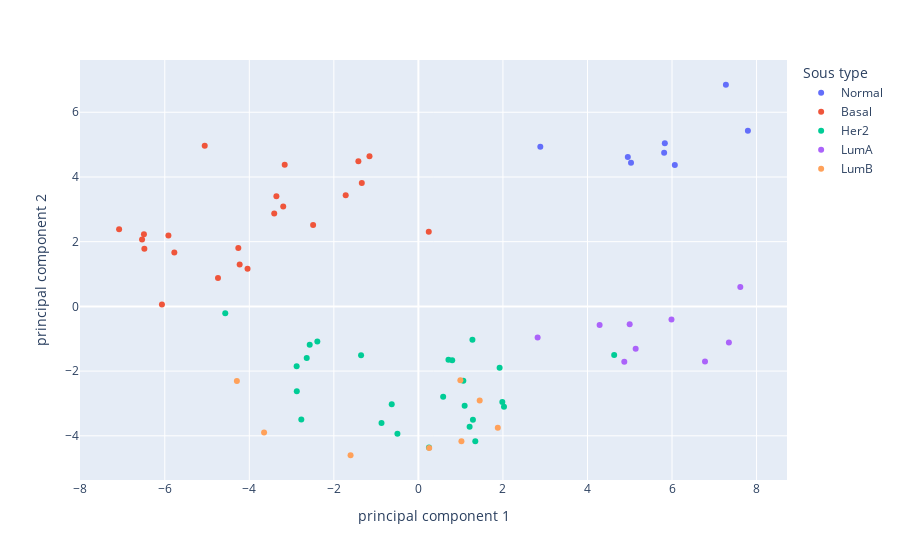

The notebook cell this image was saved under:
### Code cell
fig = px.scatter(principal_Df, x= "principal component 1", y="principal component 2", color=Y,labels={'color':'Sous type'})
fig.show()

### Figure 1 — Plotly figure (JSON) as saved in the notebook; plotly's stock layout.template omitted (floating-point values rounded to 4 significant figures)
{"data": [{"hovertemplate": "Sous type=Normal<br>principal component 1=%{x}<br>principal component 2=%{y}<extra></extra>", "legendgroup": "Normal", "marker": {"color": "#636efa", "symbol": "circle"}, "mode": "markers", "name": "Normal", "orientation": "v", "showlegend": true, "type": "scatter", "x": [5.83, 6.066, 2.885, 7.275, 5.03, 7.795, 4.954, 5.814], "xaxis": "x", "y": [5.043, 4.371, 4.932, 6.85, 4.436, 5.427, 4.616, 4.749], "yaxis": "y"}, {"hovertemplate": "Sous type=Basal<br>principal component 1=%{x}<br>principal component 2=%{y}<extra></extra>", "legendgroup": "Basal", "marker": {"color": "#EF553B", "symbol": "circle"}, "mode": "markers", "name": "Basal", "orientation": "v", "showlegend": true, "type": "scatter", "x": [-5.055, -5.914, -5.774, -1.72, -1.42, -6.493, -4.228, -3.359, -4.042, -3.198, 0.2457, -6.537, -4.26, -1.157, -6.483, -3.411, -1.339, -7.081, -4.741, -6.067, -3.163, -2.491], "xaxis": "x", "y": [4.964, 2.193, 1.664, 3.432, 4.486, 2.232, 1.296, 3.407, 1.165, 3.087, 2.308, 2.064, 1.806, 4.642, 1.782, 2.869, 3.812, 2.381, 0.876, 0.06025, 4.379, 2.514], "yaxis": "y"}, {"hovertemplate": "Sous type=Her2<br>principal component 1=%{x}<br>principal component 2=%{y}<extra></extra>", "legendgroup": "Her2", "marker": {"color": "#00cc96", "symbol": "circle"}, "mode": "markers", "name": "Her2", "orientation": "v", "showlegend": true, "type": "scatter", "x": [-4.569, -2.391, 0.8002, -1.356, 1.279, -2.571, -2.88, 4.632, 1.094, 0.2503, 1.346, 1.063, -0.4961, 0.586, 1.212, 0.7114, 1.921, 1.986, -2.77, -2.642, -2.877, 2.025, -0.631, -0.8725, 1.29], "xaxis": "x", "y": [-0.2092, -1.083, -1.664, -1.512, -1.033, -1.186, -1.852, -1.502, -3.07, -4.359, -4.172, -2.296, -3.934, -2.794, -3.719, -1.651, -1.898, -2.952, -3.496, -1.594, -2.621, -3.103, -3.024, -3.605, -3.506], "yaxis": "y"}, {"hovertemplate": "Sous type=LumA<br>principal component 1=%{x}<br>principal component 2=%{y}<extra></extra>", "legendgroup": "LumA", "marker": {"color": "#ab63fa", "symbol": "circle"}, "mode": "markers", "name": "LumA", "orientation": "v", "showlegend": true, "type": "scatter", "x": [4.287, 4.871, 5.14, 6.78, 2.821, 5.987, 7.346, 4.999, 7.616], "xaxis": "x", "y": [-0.5737, -1.709, -1.308, -1.702, -0.9608, -0.4032, -1.115, -0.5504, 0.6013], "yaxis": "y"}, {"hovertemplate": "Sous type=LumB<br>principal component 1=%{x}<br>principal component 2=%{y}<extra></extra>", "legendgroup": "LumB", "marker": {"color": "#FFA15A", "symbol": "circle"}, "mode": "markers", "name": "LumB", "orientation": "v", "showlegend": true, "type": "scatter", "x": [-4.294, 1.45, 1.018, -3.65, -1.605, 0.2554, 1.879, 0.9932], "xaxis": "x", "y": [-2.308, -2.907, -4.168, -3.902, -4.601, -4.374, -3.748, -2.281], "yaxis": "y"}], "layout": {"legend": {"title": {"text": "Sous type"}, "tracegroupgap": 0}, "margin": {"t": 60}, "xaxis": {"anchor": "y", "domain": [0, 1], "title": {"text": "principal component 1"}}, "yaxis": {"anchor": "x", "domain": [0, 1], "title": {"text": "principal component 2"}}}}
